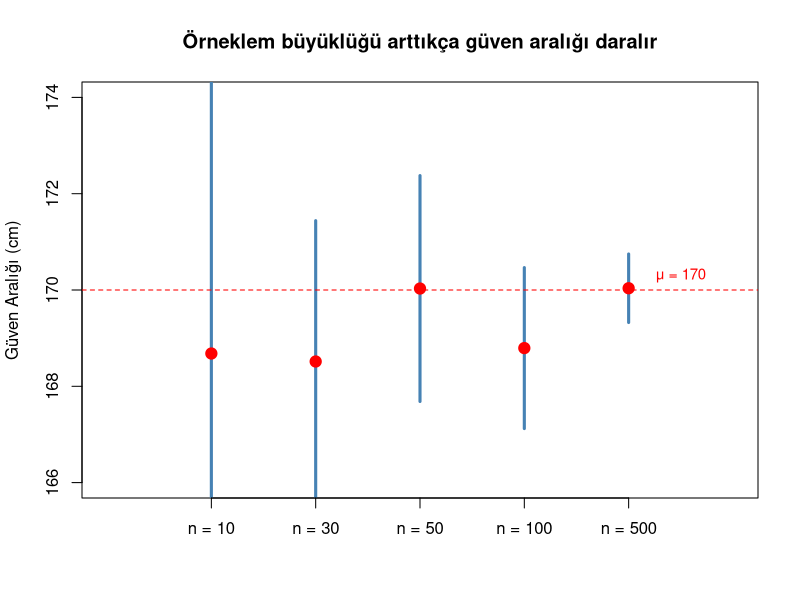
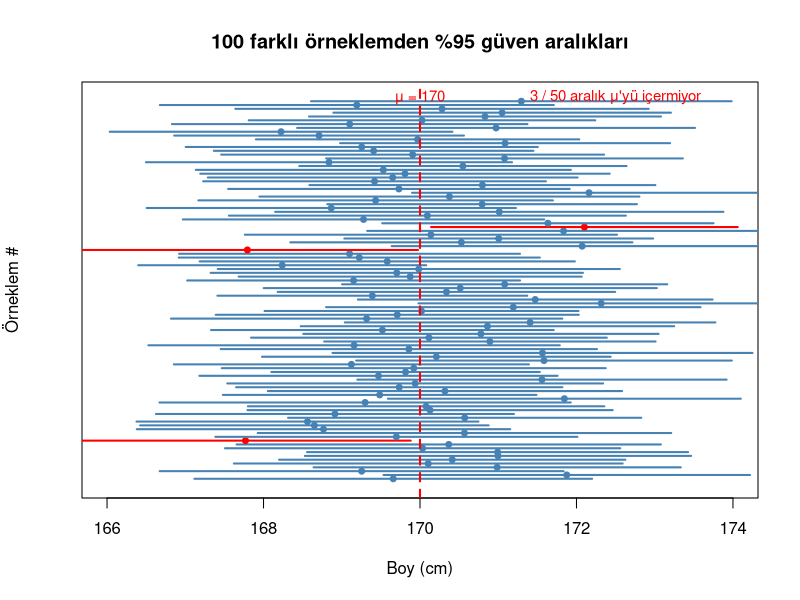

Write R code to recreate these figures, in order.
## ---- chunk 1
#| output-location: slide
#| echo: true

# Örneklem büyüklüğü arttıkça güven aralığı nasıl daralır?
set.seed(42)
populasyon <- rnorm(10000, mean = 170, sd = 8)  # Boy (cm)

n_degerleri <- c(10, 30, 50, 100, 500)
plot(NULL, xlim = c(0, 6), ylim = c(166, 174),
     xlab = "", ylab = "Güven Aralığı (cm)", xaxt = "n",
     main = "Örneklem büyüklüğü arttıkça güven aralığı daralır")

for(i in 1:length(n_degerleri)) {
  orneklem <- sample(populasyon, n_degerleri[i])
  ci <- t.test(orneklem)$conf.int
  segments(i, ci[1], i, ci[2], lwd = 3, col = "steelblue")
  points(i, mean(orneklem), pch = 19, col = "red", cex = 1.5)
}
axis(1, at = 1:5, labels = paste("n =", n_degerleri))
abline(h = 170, col = "red", lty = 2)
text(5.5, 170.3, "μ = 170", col = "red", cex = 0.9)
## ---- chunk 2
#| output-location: slide
#| echo: true
#| fig-height: 7

# Aynı popülasyondan 100 kez 50'şer kişilik örneklem al
set.seed(123)
n <- 50
tekrar <- 100

plot(NULL, xlim = c(166, 174), ylim = c(0, tekrar + 1),
     xlab = "Boy (cm)", ylab = "Örneklem #", yaxt = "n",
     main = "100 farklı örneklemden %95 güven aralıkları")

disarda <- 0
for(i in 1:tekrar) {
  orneklem <- sample(populasyon, n)
  ci <- t.test(orneklem)$conf.int
  ort <- mean(orneklem)
  
  # μ=170 aralık dışında mı?
  renk <- ifelse(ci[1] > 170 | ci[2] < 170, "red", "steelblue")
  if(renk == "red") disarda <- disarda + 1
  
  segments(ci[1], i, ci[2], i, lwd = 2, col = renk)
  points(ort, i, pch = 19, col = renk, cex = 0.8)
}

abline(v = 170, col = "red", lty = 2, lwd = 2)
text(170, tekrar + 1, paste("μ = 170"), col = "red", cex = 0.9)
text(172.5, tekrar + 1, paste(disarda, "/ 50 aralık μ'yü içermiyor"), 
     col = "red", cex = 0.9)
